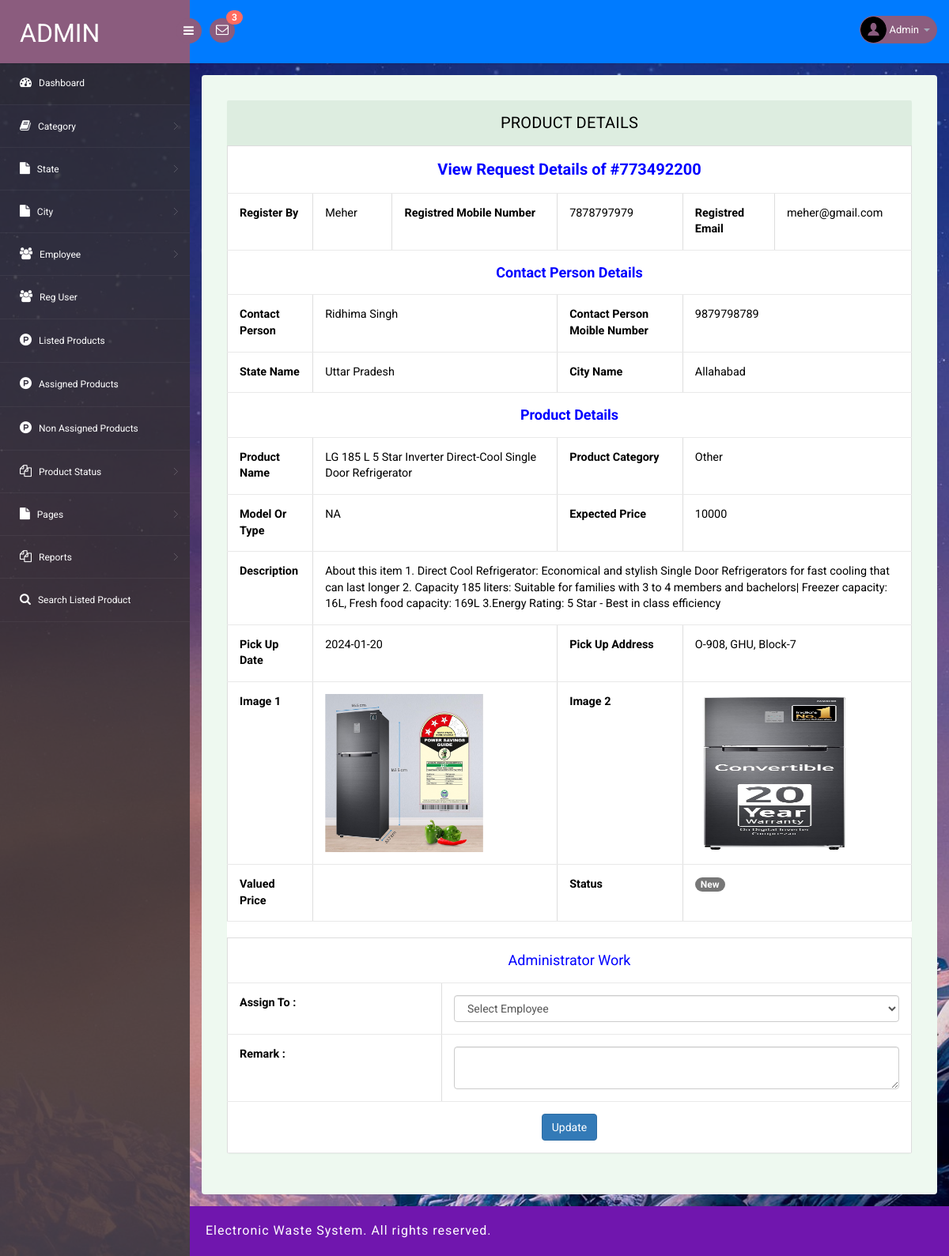
/ewms/admin/product-details.php?pid=6&&productid=773492200 (signed in), run on the app's committed database.
### tables this page shows
CREATE TABLE `tblproduct` (
  `ID` int(10) NOT NULL,
  `UserID` int(10) DEFAULT NULL,
  `ProductId` int(10) DEFAULT NULL,
  `CategoryID` int(10) DEFAULT NULL,
  `ProductName` varchar(255) DEFAULT NULL,
  `ModelorType` varchar(255) DEFAULT NULL,
  `Description` mediumtext DEFAULT NULL,
  `ExpectedPrice` decimal(10,0) DEFAULT NULL,
  `PickupDate` date DEFAULT NULL,
  `PickupAddress` mediumtext DEFAULT NULL,
  `StateName` varchar(255) DEFAULT NULL,
  `CityName` varchar(255) DEFAULT NULL,
  `ContactPerson` varchar(255) DEFAULT NULL,
  `CPMobNumber` bigint(20) DEFAULT NULL,
  `Image1` varchar(255) DEFAULT NULL,
  `Image2` varchar(255) DEFAULT NULL,
  `CreationDate` timestamp NULL DEFAULT current_timestamp(),
  `Remark` varchar(250) DEFAULT NULL,
  `Status` varchar(250) DEFAULT NULL,
  `AssignTo` varchar(250) DEFAULT NULL,
  `ValuedAmount` decimal(10,0) DEFAULT NULL,
  `UpdationDate` timestamp NULL DEFAULT NULL ON UPDATE current_timestamp()
);

CREATE TABLE `tbluser` (
  `ID` int(10) NOT NULL,
  `FullName` varchar(200) DEFAULT NULL,
  `Email` varchar(200) DEFAULT NULL,
  `MobileNumber` bigint(10) DEFAULT NULL,
  `Password` varchar(120) DEFAULT NULL,
  `RegDate` timestamp NULL DEFAULT current_timestamp()
);

CREATE TABLE `tblcategory` (
  `ID` int(11) NOT NULL,
  `CategoryName` varchar(250) DEFAULT NULL,
  `CreationDate` timestamp NULL DEFAULT current_timestamp()
);

### ewms/admin/product-details.php (the view, shortened to what this page needs)
<?php
include('includes/dbconnection.php');
if (strlen($_SESSION['ewmsaid']==0)) {
  header('location:logout.php');
  } else{
?>
<!DOCTYPE html>
<head>
<link rel="stylesheet" href="css/bootstrap.min.css" >
<link href="css/style.css" rel='stylesheet' type='text/css' />
<link href="css/style-responsive.css" rel="stylesheet"/>
<link rel="stylesheet" href="css/font.css" type="text/css"/>
<link href="css/font-awesome.css" rel="stylesheet">
</head>
<body>
<section id="container">
<?php include_once('includes/header.php');?>
<?php include_once('includes/sidebar.php');?>
<section id="main-content">
  <section class="wrapper">
    <div class="table-agile-info">
 <div class="panel panel-default">
    <div class="panel-heading">
 Product Details
    </div>
    <div>
<?php
$pid=$_GET['pid'];
$ret=mysqli_query($con,"SELECT
    tblproduct.ID,
    tblproduct.UserID,
    tblproduct.ProductId,
    tblproduct.CategoryID,
    tblproduct.ProductName,
    tblproduct.ModelorType,
    tblproduct.Description,
    tblproduct.ExpectedPrice,
    tblproduct.PickupDate,
    tblproduct.PickupAddress,
    tblproduct.StateName,
    tblproduct.CityName,
    tblproduct.ContactPerson,
    tblproduct.CPMobNumber,
    tblproduct.Image1,
    tblproduct.Image2,
    tblproduct.CreationDate,
    tblproduct.Remark,
    tblproduct.Status,
    tblproduct.UpdationDate,
    tbluser.FullName,
    tbluser.MobileNumber,
    tbluser.Email,
    tblcategory.CategoryName,
    tblproduct.ValuedAmount
FROM
    tblproduct
JOIN
    tblcategory ON tblproduct.CategoryID = tblcategory.ID
JOIN
    tbluser ON tblproduct.UserID = tbluser.ID
WHERE
    tblproduct.ID = '$pid'
");
while ($row=mysqli_fetch_array($ret)) {
?>
      <table border="1" class="table table-bordered mg-b-0">
    <tr align="center">
<th colspan="6" style="font-size:20px;color:blue;text-align: center;">
 View Request Details of #<?php  echo $row['ProductId'];?></th></tr>
  <tr>
    <th>Register By </th>
    <td><?php  echo $row['FullName'];?></td>
    <th>Registred Mobile Number</th>
    <td><?php  echo $row['MobileNumber'];?></td>
    <th>Registred Email</th>
    <td><?php  echo $row['Email'];?></td>
  </tr>
<th colspan="6" style="font-size:18px;text-align: center;color: blue;">Contact Person Details</th>
  <tr>
     <th>Contact Person</th>
    <td colspan="2"><?php  echo $row['ContactPerson'];?></td>
    <th>Contact Person Moible Number</th>
    <td colspan="2"><?php  echo $row['CPMobNumber'];?></td>
  </tr>
<tr>
  <th>State Name</th>
    <td colspan="2"><?php echo $row['StateName']; ?></td>
<th>City Name</th>
<td colspan="2">
<?php echo $row['CityName']; ?>
  </td>
  </tr>
  <tr>
  <th colspan="6" style="font-size:18px;text-align: center;color: blue;">Product Details</th></tr>
   <tr>
<th>Product Name</th>
<td colspan="2">
<?php echo $row['ProductName']; ?>
  </td>
<th>Product Category</th>
<td colspan="2">
<?php echo $row['CategoryName']; ?>
  </td>
  </tr>
  <tr>
<th>Model Or Type</th>
<td colspan="2">
<?php echo $row['ModelorType']; ?>
  </td>
<th>Expected Price</th>
<td colspan="2">
<?php echo $row['ExpectedPrice']; ?>
  </td>
  </tr>
  <tr>
    <th>Description</th>
<td colspan="6">
<?php echo $row['Description']; ?>
  </td>
  </tr>
  <tr>
<th>Pick Up Date</th>
<td colspan="2">
<?php echo $row['PickupDate']; ?>
  </td>
<th>Pick Up Address</th>
<td colspan="2">
<?php echo $row['PickupAddress']; ?>
  </td>
  </tr>
 <tr>
<th>Image 1</th>
<td colspan="2">
<img src="../users/images/<?php echo $row['Image1']; ?>" width="200" height="200">
  </td>
  <th>Image 2</th>
<td colspan="2">
<img src="../users/images/<?php echo $row['Image2']; ?>" width="200" height="200">
  </td>
</tr>
<tr>
<th>Valued Price</th>
<td colspan="2"><?php echo $row['ValuedAmount']; ?></td>
    <th>Status</th>
    <td colspan="2"> <?php   $pstatus=$row['Status'];
                 if($pstatus==""){ ?>
<span class="badge badge-info">New</span>
 <?php } elseif($pstatus=="Assigned"){ ?>
<span } class="badge badge-primary">Assigned</span>
 <?php } elseif($pstatus=="Assigned"){ ?>
<span class="badge badge-primary">Assigned</span>
 <?php } elseif($pstatus=="Sent For Recycle"){ ?>
<span class="badge badge-success">Sent For Recycle</span>
 <?php } elseif($pstatus=="Recycled"){ ?>
<span class="badge badge-success">Recycled</span>
 <?php } elseif($pstatus=="Rejected"){ ?>
<span class="badge badge-success">Rejected</span>
<?php } elseif($pstatus=="Collected"){ ?>
<span class="badge badge-success">Collected</span>
<?php } ?></td>
</tr>
  </table>
  <table border="1" class="table table-bordered mg-b-0">
    <?php if($row['Status']==""){ ?>
    <tr><td colspan="6" style="font-size:18px;text-align: center;color: blue;">Administrator Work</td></tr>
<form method="post" name="submit">
  <tr>
    <th>Assign To :</th>
    <td>
   <select name="assignempid" class="form-control wd-450" required="true" >
    <option value="">Select Employee</option>
   </select></td>
  </tr>
  <tr>
    <th>Remark :</th>
    <td><textarea class="form-control" required name="remark"></textarea></td>
  </tr>
  <tr align="center">
    <td colspan="2"><button type="submit" name="submit" class="btn btn-primary">Update</button></td>
  </tr>
  </form>
<?php }  ?>
</table>
     <?php } ?>
    </div>
  </div>
</div>
</section>
     <?php include_once('includes/footer.php');?>
</section>
</section>
</body>
</html>
<?php }  ?>

### ewms/admin/includes/header.php (shortened to what this page needs)
<?php
include('includes/dbconnection.php');
?>
<header class="header fixed-top clearfix">
<div class="brand">
    <a href="dashboard.php" class="logo">
        Admin
    </a>
    <div class="sidebar-toggle-box">
        <div class="fa fa-bars"></div>
    </div>
</div>
<div class="nav notify-row" id="top_menu">
    <ul class="nav top-menu">
                <?php
$ret1=mysqli_query($con,"select tblproduct.ID as pid,tblproduct.ProductId,tbluser.FullName from tblproduct
 join tbluser  on tbluser.ID=tblproduct.UserID
 where   (tblproduct.Status is null || tblproduct.Status='')");
$num=mysqli_num_rows($ret1);
?>
        <li id="header_inbox_bar" class="dropdown">
            <a data-toggle="dropdown" class="dropdown-toggle" href="#">
                <i class="fa fa-envelope-o"></i>
                <span class="badge bg-important"><?php echo $num;?></span>
            </a>
        </li>
    </ul>
</div>
<div class="top-nav clearfix">
    <ul class="nav pull-right top-menu">
        <li class="dropdown">
            <a data-toggle="dropdown" class="dropdown-toggle" href="#">
                <?php
$adid=$_SESSION['ewmsaid'];
$ret=mysqli_query($con,"select AdminName from tbladmin where ID='$adid'");
$row=mysqli_fetch_array($ret);
$name=$row['AdminName'];
?>
                <img alt="" src="images/2.png">
                <span class="username"><?php echo $name; ?></span>
                <b class="caret"></b>
            </a>
        </li>
    </ul>
</div>
</header>

### ewms/admin/includes/sidebar.php (shortened to what this page needs)
<aside>
    <div id="sidebar" class="nav-collapse">
        <div class="leftside-navigation">
            <ul class="sidebar-menu" id="nav-accordion">
                <li>
                    <a class="active" href="dashboard.php">
                        <i class="fa fa-dashboard"></i>
                        <span>Dashboard</span>
                    </a>
                </li>
                <li class="sub-menu">
                    <a href="javascript:;">
                        <i class="fa fa-book"></i>
                        <span>Category</span>
                    </a>
                </li>
                <li class="sub-menu">
                    <a href="javascript:;">
                        <i class="fa fa-file"></i>
                        <span>State</span>
                    </a>
                </li>
 <li class="sub-menu">
                    <a href="javascript:;">
                        <i class="fa fa-file"></i>
                        <span>City</span>
                    </a>
                </li>
                 <li class="sub-menu">
                    <a href="javascript:;">
                        <i class="fa fa-users"></i>
                        <span>Employee</span>
                    </a>
                </li>
                <li>
                    <a href="manage-user-details.php">
                        <i class="fa fa-users"></i>
                        <span>Reg User</span>
                    </a>
                </li>
        <li>
                    <a href="all-listed-products.php">
                        <i class="fa fa-product-hunt"></i>
                        <span>Listed Products </span>
                    </a>
                </li>
                <li>
                    <a href="assigned-listed-products.php">
                        <i class="fa fa-product-hunt"></i>
                        <span>Assigned Products </span>
                    </a>
                </li>
                <li>
                    <a href="nonassigned-listed-products.php">
                        <i class="fa fa-product-hunt"></i>
                        <span>Non Assigned Products </span>
                    </a>
                </li>
               <li class="sub-menu">
                    <a href="javascript:;">
                        <i class="fa fa-files-o"></i>
                        <span>Product Status</span>
                    </a>
                </li>
               <li class="sub-menu">
                    <a href="javascript:;">
                        <i class="fa fa-file"></i>
                        <span>Pages</span>
                    </a>
                </li>
                <li class="sub-menu">
                    <a href="javascript:;">
                        <i class="fa fa-files-o"></i>
                        <span>Reports</span>
                    </a>
                </li>
                <li>
                    <a href="search.php">
                        <i class="fa fa-search"></i>
                        <span>Search Listed Product </span>
                    </a>
                </li>
            </ul>            </div>
    </div>
</aside>

### ewms/admin/includes/footer.php
<div class="footer">
			<div class="wthree-copyright">
			  <p> Electronic Waste System. All rights reserved.</p>
			</div>
		  </div>

### data on the page
tblproduct: ProductId "773492200", UserID.FullName "Meher", UserID.MobileNumber "7878797979", UserID.Email "meher@gmail.com", ContactPerson "Ridhima Singh", CPMobNumber "9879798789", StateName "Uttar Pradesh", CityName "Allahabad", ProductName "LG 185 L 5 Star Inverter Direct-Cool Single Door Refrigerator", CategoryID.CategoryName "Other", ModelorType "NA", ExpectedPrice "10000", Description "About this item 1. Direct Cool Refrigerator: Economical and stylish Single Door Refrigerators for fast cooling that can last longer 2. Capacity 185 liters: Suitable for families with 3 to 4 members and bachelors| Freezer capacity: 16L, Fresh food capacity: 169L 3.Energy Rating: 5 Star - Best in class efficiency", PickupDate "2024-01-20", PickupAddress "O-908, GHU, Block-7", Image1 (picture), Image2 (picture)

### other printed values
$num "3"
$name "Admin"
